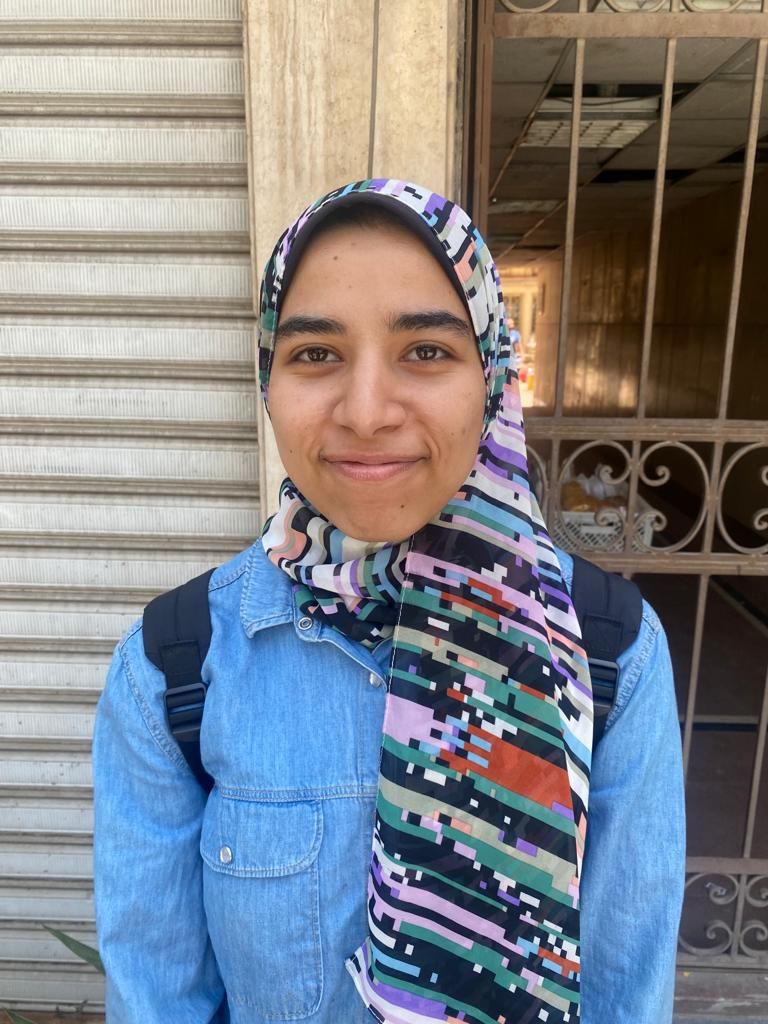
#> input picture team_images/Alaa/IMG-20230515-WA0063.jpg, 768 x 1024 px; its folder holds only this picture in this run
$ python functions.py
#> lines starting #> are read from the running program, lines starting #| are printed output that depends on the picture
import pandas as pd
import numpy as np
import cv2
import glob

data_dict = {
    "alaa" : "team_images/Alaa/*",
    "aya amr" : "team_images/Aya Amr/*",
    "aya sameh" : "team_images/Aya Sameh/*",
    "ehab" : "team_images/Ehab/*",
    "salman" : "team_images/Salman/*"
}

def face_detection(img):
    face_classifier = cv2.CascadeClassifier(
    cv2.data.haarcascades + "haarcascade_frontalface_default.xml"
    )
    # The detectMultiScale() method is used to identify faces of different sizes in the input image.
    face = face_classifier.detectMultiScale(img, scaleFactor=1.1, minNeighbors=5, minSize=(200, 200),flags=cv2.CASCADE_SCALE_IMAGE)
# finally, the minSize parameter sets the minimum size of the object to be detected.
# The model will ignore faces that are smaller than the minimum size specified.
    return face

def extract_features(pixel_values,folder_path, label):
#> called with folder_path = 'team_images/Alaa/*', label = 'alaa'
    file_names = glob.glob(folder_path)
    for file in file_names:
        gray_img = cv2.imread(file,0)
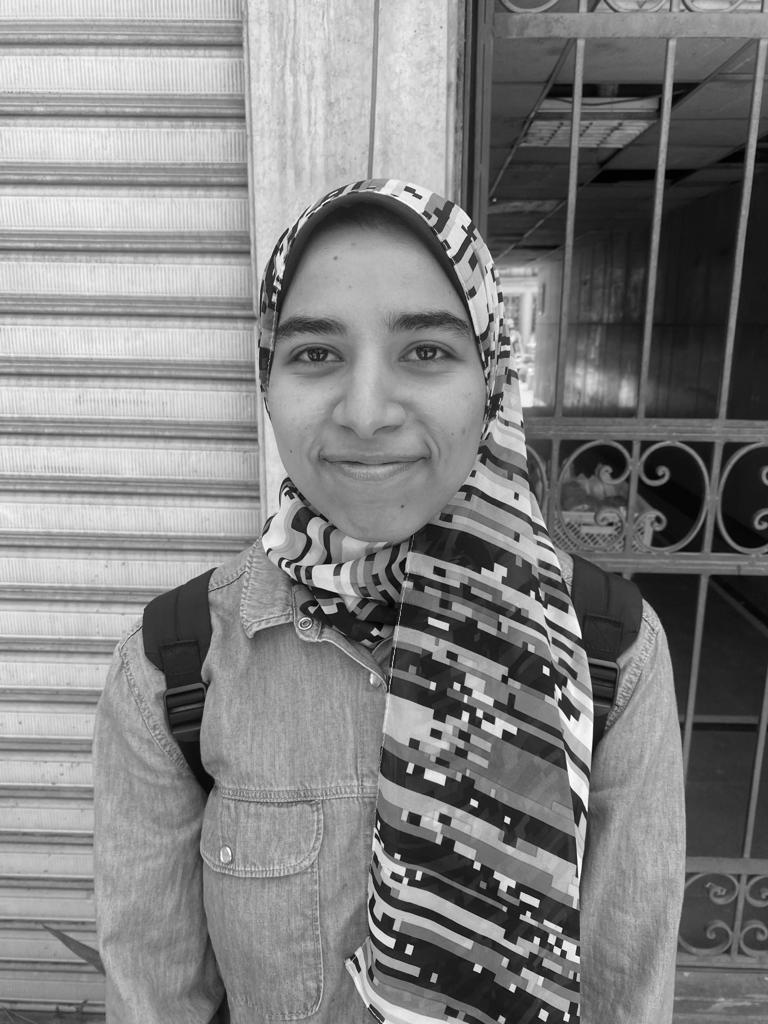
#> gray_img: shape (1024, 768); min 0, max 255, mean 129.4
        face = face_detection(gray_img)
#> in face_detection, `face = face_classifier.detectMultiScale(img, scaleFactor=1.1, minNeigh..`: face = [[229, 244, 282, 282], [366, 213, 339, 339]]
#> face = [[229, 244, 282, 282], [366, 213, 339, 339]]
        print(face)
#| [[229 244 282 282]
#|  [366 213 339 339]]
        for (x, y, w, h) in face:
            face_img = gray_img[y:y+h, x:x+w]
            face_img = cv2.resize(face_img, (100,100))
            gray_pixels = face_img.flatten().tolist()
            gray_pixels.append(label)
#> this loop made 2 passes
#> pass 1, in extract_features, `face_img = gray_img[y:y+h, x:x+w]`:
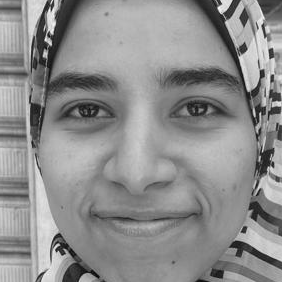
#> face_img: shape (282, 282); min 6, max 255, mean 141.5
#> pass 1, in extract_features, `face_img = cv2.resize(face_img, (100,100))`:
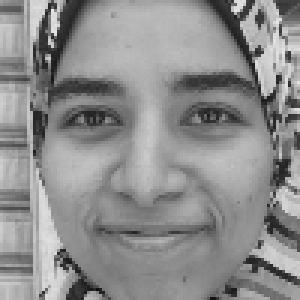
#> face_img: shape (100, 100) (shown 3 times larger); min 15, max 229, mean 141.4
#> pass 2, in extract_features, `face_img = gray_img[y:y+h, x:x+w]`:
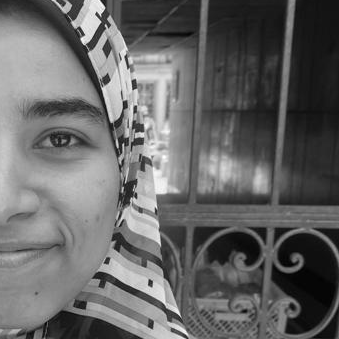
#> face_img: shape (339, 339); min 1, max 255, mean 101.9
#> pass 2, in extract_features, `face_img = cv2.resize(face_img, (100,100))`:
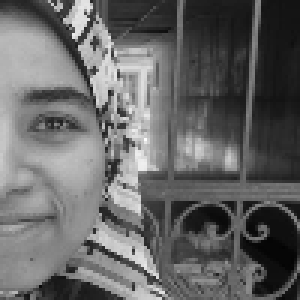
#> face_img: shape (100, 100) (shown 3 times larger); min 3, max 253, mean 101.8

        pixel_values.append(gray_pixels)

pixel_values = []
for key in data_dict.keys():
    extract_features(pixel_values, data_dict[key], key)

df = pd.DataFrame(pixel_values)

df.rename(columns={10000:"label"}, inplace=True)

def perform_pca_faster(faces):
    # Convert the list of face images into a 2D array
    X = np.array(faces).reshape(len((faces)), -1).astype(np.float64)
    # Compute the mean face and subtract it from each face image
    mean_face = np.mean(X, axis=0)
    X -= mean_face
    # Compute the SVD of the centered face images
    U, s, Vt = np.linalg.svd(X, full_matrices=False)
    print(Vt.shape)
#| (1, 10000)

    # Project the face images onto the lower-dimensional space
    X_pca = np.dot(X, Vt.T)

    return mean_face, Vt, X_pca

mean_face, eigvecs, X_pca = perform_pca_faster(df.drop(columns="label").to_numpy())

def get_face(img):
    face_classifier = cv2.CascadeClassifier(
    cv2.data.haarcascades + "haarcascade_frontalface_default.xml"
    )
    # The detectMultiScale() method is used to identify faces of different sizes in the input image.
    face = face_classifier.detectMultiScale(img, scaleFactor=1.1, minNeighbors=5, minSize=(150, 150),flags=cv2.CASCADE_SCALE_IMAGE)
# finally, the minSize parameter sets the minimum size of the object to be detected.
# The model will ignore faces that are smaller than the minimum size specified.
    return face


def predictor(image_path, mean_face, eigvecs,model):
    gray_img = cv2.imread(image_path,0)
    face = get_face(gray_img)
    print(face)
    pixel_values = []

    for (x, y, w, h) in face:
        face_img = gray_img[y:y+h, x:x+w]
        face_img = cv2.resize(face_img, (100,100))
        gray_pixels = face_img.flatten().tolist()

    pixel_values.append(gray_pixels)


    pixel_values = pd.DataFrame(pixel_values)

    X = np.array(pixel_values).reshape(len((pixel_values)), -1).astype(np.float64)

    X = X-mean_face
    X_pca = np.dot(X,eigvecs.T)

    pred = model.predict(X_pca)

    return pred[0]
